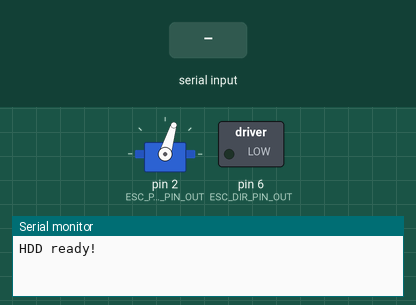
This sketch was run on a simulated Arduino Uno, built with avr-gcc and run on an emulated ATmega328P. Shown: servo, switched loads named in the sketch (green lamp = pin HIGH), the last lines printed to the serial monitor. The test bench sets the inputs (shaded band).

Above: at 6.2 s.
6.3 s: "30,150\n" received over Serial
At 7.0 s:
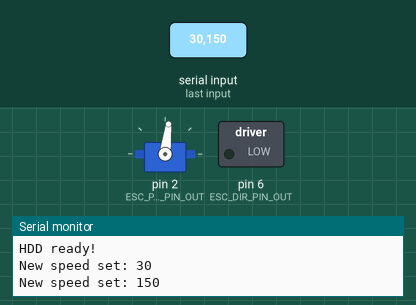
7.8 s: "1\n" received over Serial
At 8.2 s:
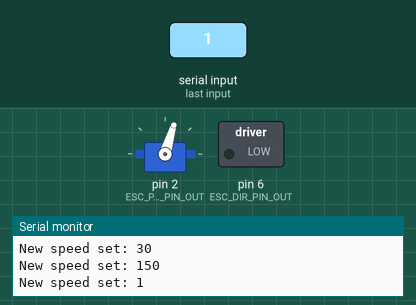
Timing chart, 0 to 10.8 s (numbered marks = the images above; inputs shaded):
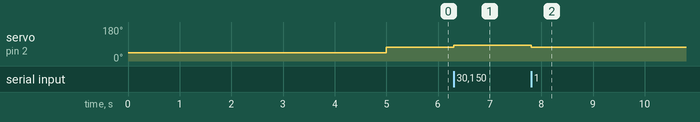

The sketch:

hdd_driver.ino
```cpp
/**
 * @brief Arduino Driver v1.0 to control and HDD brushless motor with an ESC
 */

/*Author: Gustavo Diaz*/

/*Requiered Libraries*/
#include "hdd_driver.h"

/*Output pins for ESC control*/
#define ESC_PWM_PIN_OUT 2
#define ESC_DIR_PIN_OUT 6

// SoftwareSerial Bluetooth(7,8);    // RX, TX Arduino PINs, conected to Bluetooth

/*Bluetooth Comunication Interface*/
// char command = 's';
// comInterface com_interface(&Bluetooth, &command, &Serial);

/*Device Control Handler*/
HddDriver hdd(ESC_PWM_PIN_OUT, ESC_DIR_PIN_OUT, &Serial);

int vel = 0;
int new_vel = 0;

void setup()
{
	/*Init Serial port*/
	Serial.begin(115200);
  // Bluetooth.begin(115200);

  //Init HDD
  hdd.init();
  Serial.println("HDD ready!");
}

void loop()
{
  /* test behavior */
  hdd.rotate(vel);

  if(Serial.available() >= 1)
  {
    new_vel = Serial.parseInt(); //Leer un entero por serial
    if(new_vel != 0 and new_vel != -1)
    {
      vel = new_vel;
      Serial.print("New speed set: ");
      Serial.println(vel);
    }
    else if (new_vel == -1)
    {
      vel = 0;
      hdd.idle();
      Serial.println("Motor Stoped");
    }
  }

  /* remote control (bluetooth) mode */
  // com_interface.getCommand(); // Serial.println(command);
  // cube1d.remoteControl(&command);
  // cube1d.sendVariables(&Bluetooth);
}
```

hdd_driver.cpp
```cpp
/**
 * @brief HDD motor Device Library
 */

/*Author: Gustavo Diaz*/

#include "hdd_driver.h"

//-------------------------- Define Math functions -----------------------------------------
float HddDriver::torque2pwm(float value, float toLow, float toHigh)
{
  float fromLow = 0;
  float fromHigh = MAX_TORQUE;
  float new_range = toHigh-toLow;
  float old_range = fromHigh - fromLow;
  if (value < -fromHigh || value > fromHigh)
  {
    debug_port_->println('Warning value out of range');
    value = fromHigh;
  }
  if (value<0) value = -value;
  float new_value = (new_range/old_range)*(value-fromLow)+toLow;
  return new_value;
}

//-------------------------- Define Handlers functions -----------------------------------------------
float HddDriver::motor_dynamic(float torque)
{
    int vel = torque; //TO DO: REPLACE FOR PARTICULAR DYNAMICS: w = Te/(Js+B)
    return vel;
}

void HddDriver::init_esc()
{
    esc_.writeMicroseconds(1000);   //1000[us] = 1[ms]
    delay(5000);           //necesary to init the ESC
}

int HddDriver::pwm_modulation(float vel_control)
{
    int pwm_duty_cycle = (int) torque2pwm(vel_control, 1300, 1500);
    return pwm_duty_cycle;
}

uint8_t HddDriver::direction_handler(float vel_control)
{
    if (vel_control>=0) return 1;
    else return 0;
}

//-------------------------- Public High Level Abstract Methods --------------------------
void HddDriver::init(void)
{
    /*Assign ouput pins*/
    // pinMode(esc_pwm_pin_, OUTPUT);
    // pinMode(esc_dir_pin_, OUTPUT);

    esc_.attach(esc_pwm_pin_);
    init_esc();

    /*initialize state variables*/
    state_vars_.hdd_angle = 0;       //[rad/s]
    state_vars_.hdd_vel = 0;      //[rad/s]

    // initialize output variables
    output_vars_.output_vel = 0;     //[RPM]
    output_vars_.output_pwm = 1400;  //[us]
    output_vars_.output_dir = 0;     //[0:right, 1:left]
}

void HddDriver::idle()
{
    esc_.writeMicroseconds(1000);
}

void HddDriver::rotate(float velocity)
{
    output_vars_.output_vel = velocity;
    output_vars_.output_pwm = pwm_modulation(output_vars_.output_vel);
    output_vars_.output_dir = direction_handler(output_vars_.output_vel);
    /*Update outputs*/
    // debug_port_->print("output_vel: ");
    // debug_port_->println(output_vars_.output_vel);
    // debug_port_->print("output_dir: ");
    // debug_port_->println(output_vars_.output_dir);
    if (output_vars_.output_dir == 1) digitalWrite(esc_dir_pin_, LOW);
    else digitalWrite(esc_dir_pin_, HIGH);
    esc_.writeMicroseconds(output_vars_.output_pwm);
}

/*void HddDriver::printVariables(void)
{
    debug_port_->print(state_vars_.hdd_angle*RAD_A_DEG);
    debug_port_->print(";");
    debug_port_->print(state_vars_.hdd_vel*RAD_A_DEG);
    debug_port_->print(";");
    debug_port_->print(output_vars_.output_vel);
    debug_port_->print(";");
    debug_port_->print(output_vars_.output_pwm);
    debug_port_->print(";");
    debug_port_->print(output_vars_.output_dir);
    debug_port_->println(";");
}*/
```

hdd_driver.h
```cpp
/**
 * @brief HDD motor Device Library
 */

/*Author: Gustavo Diaz*/

/*Requiered Libraries*/
#include <Arduino.h>
#include <Servo.h>

/*System behavior*/
#define SET_POINT 0
#define JUMPING_VEL 1550
#define JUMPING_DELAY 4000

// Motor parameters
#define Km 0.0251
#define K_ESC 100
#define MAX_TORQUE 300

typedef struct StateVariables{
    float hdd_angle;
    float hdd_vel;
} StateVariables;

typedef struct OutputVariables{
    float output_vel;
    float output_pwm;
    int output_dir;
} OutputVariables;

/**
 * @class HddDriver
 * @brief Class for manage HDD motor with an ESC.
 */

class HddDriver
{
    /*Members*/
    uint8_t esc_pwm_pin_;
    uint8_t esc_dir_pin_;

    Servo esc_;

    StateVariables state_vars_;
    OutputVariables output_vars_;

    HardwareSerial *debug_port_;

public:
    /*Public Members*/

    /*constructor de base (null)*/
    HddDriver() {}

    // constructror parametrizado
    HddDriver(uint8_t esc_pwm_pin, uint8_t esc_dir_pin, HardwareSerial *debug_port):
        esc_pwm_pin_(esc_pwm_pin),
        esc_dir_pin_(esc_dir_pin),
        debug_port_(debug_port)
    {
        // Config pins
        pinMode(esc_pwm_pin_, OUTPUT);
        pinMode(esc_dir_pin_, OUTPUT);
        // esc_.attach(esc_pwm_pin_);
    }

    // methods
    void init(void);
    void idle();
    void init_esc();
    void rotate(float vel);
    // void printVariables(void);

private:
    // methods

    // Declaration for Math functions
    float torque2pwm(float value, float toLow, float toHigh);

    // Declaration of Output Handlers
    float motor_dynamic(float torque);
    int pwm_modulation(float vel_control);
    uint8_t direction_handler(float vel_control);
};
```

Measured:
- after the input at 6.3 s, servo on pin 2 (ESC_PWM_PIN_OUT): 73° → 83° at once
- after the input at 7.8 s, servo on pin 2 (ESC_PWM_PIN_OUT): 83° → 73° at once
